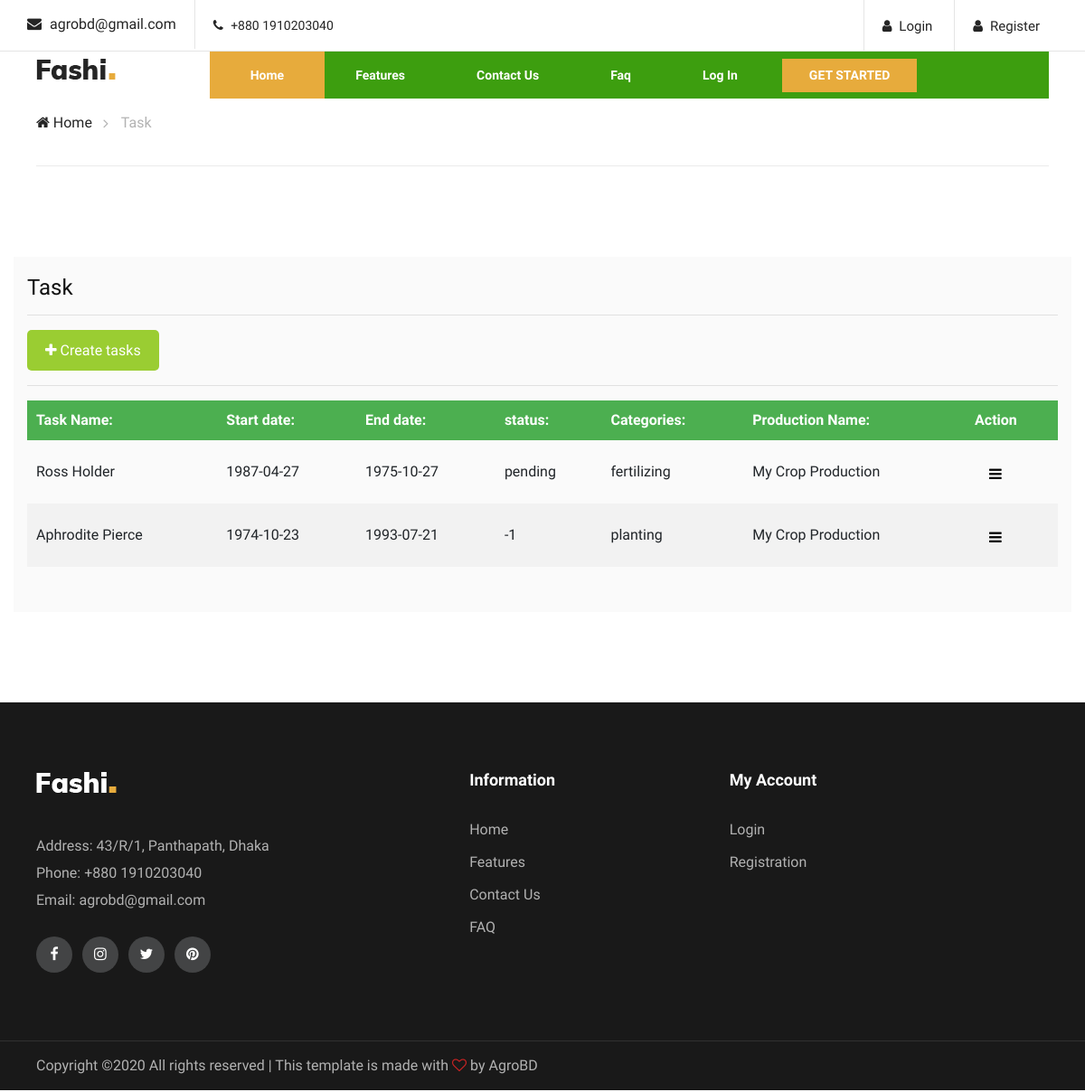
Before: /tasks_show.php with the older database file.
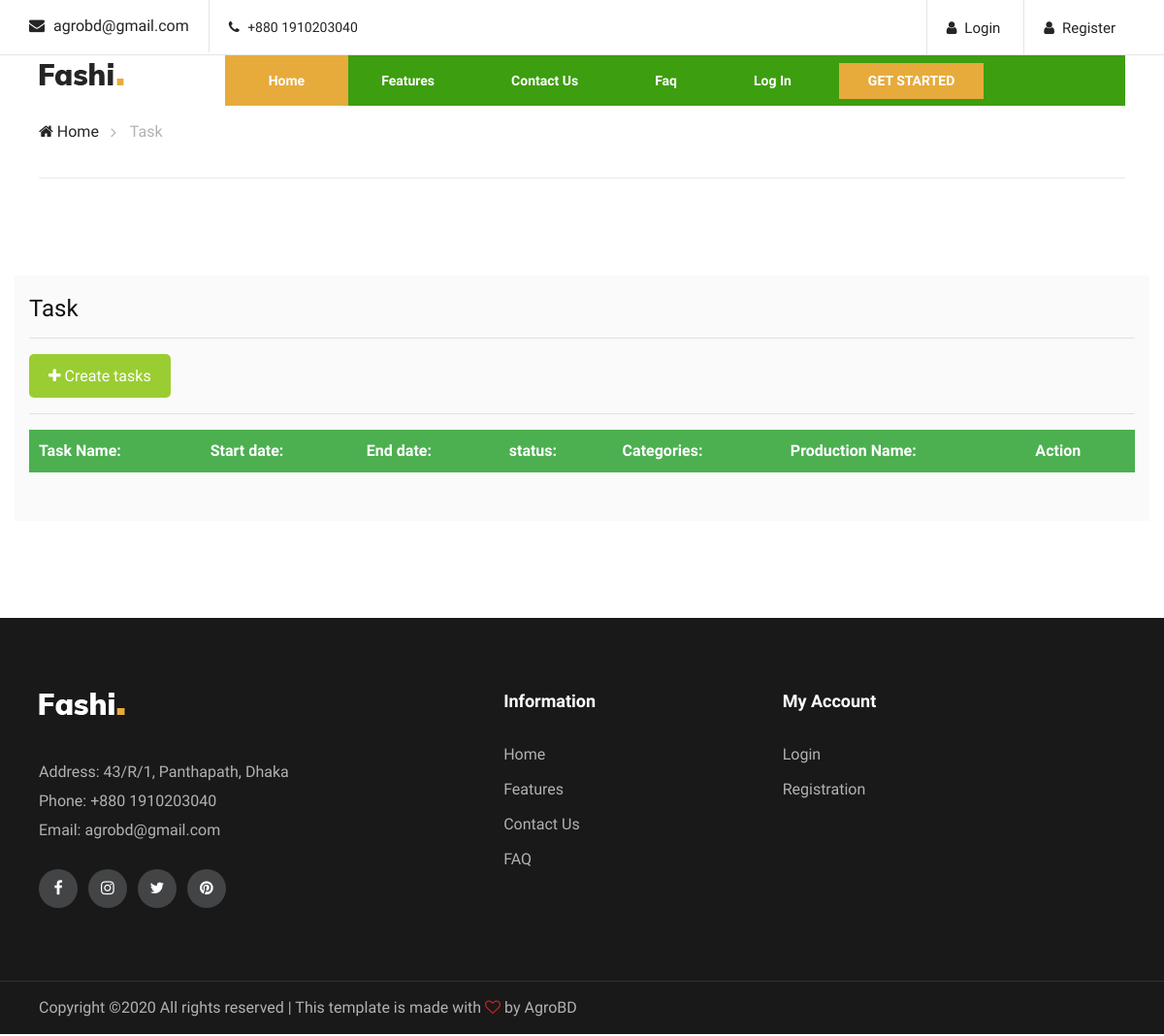
After: the same page with the newer database file.
### tables this page shows
CREATE TABLE `tasks` (
  `task_id` int(11) NOT NULL,
  `task_name` varchar(30) NOT NULL,
  `start_date` date NOT NULL,
  `end_date` date NOT NULL,
  `status` varchar(12) NOT NULL,
  `categories` varchar(20) NOT NULL,
  `cropProduction_id` int(11) NOT NULL,
  `uid` int(11) NOT NULL,
  `created_at` timestamp NOT NULL DEFAULT current_timestamp() ON UPDATE current_timestamp()
);

CREATE TABLE `crop_productions` (
  `cropProduction_id` int(11) NOT NULL,
  `cropProduction_name` varchar(30) NOT NULL,
  `crop_name` varchar(30) NOT NULL,
  `location` varchar(50) NOT NULL,
  `uid` int(11) NOT NULL,
  `created_at` timestamp NOT NULL DEFAULT current_timestamp() ON UPDATE current_timestamp()
);

### tasks_show.php (the view, shortened to what this page needs)
<?php include'includes/head.php';
include'includes/navbar.php';
$conn = connect();
?>
</head>
<body>
    <div class="breacrumb-section">
        <div class="container">
            <div class="row">
                <div class="col-lg-12">
                    <div class="breadcrumb-text">
                        <a href="index"><i class="fa fa-home"></i> Home</a>
                        <span>Task</span>
                    </div>
                </div>
            </div>
        </div>
    </div>
    <section class="homenav">
        <div class="container production_box">
            <div class="">
                <h4>Task</h4>
                <hr>
                <div class="">
                    <button id="myBtn" style="float: none;"><i class="fa fa-plus" aria-hidden="true"></i> Create
                        tasks</button>
                    <hr>
                    <table id="example" class="display">
                        <thead>
                            <tr>
                                <th>Task Name:</th>
                                <th>Start date: </th>
                                <th>End date:</th>
                                <th>status: </th>
                                <th>Categories:</th>
                                <th>Production Name:</th>
                                <th>Action</th>
                            </tr>
                        </thead>
                        <tbody>
                            <?php
                            $sql= "SELECT * FROM tasks as t, crop_productions as c WHERE t.cropProduction_id = c.cropProduction_id";
                            $result = $conn->query($sql);
                                while ($row = $result-> fetch_assoc()):
                            ?>
                            <tr>
                                <td><?php echo $row["task_name"]; ?></td>
                                <td><?php echo $row["start_date"]; ?></td>
                                <td><?php echo $row["end_date"]; ?></td>
                                <td><?php echo $row["status"]; ?></td>
                                <td><?php echo $row["categories"]; ?></td>
                                <td><?php echo $row["cropProduction_name"]; ?></td>
                                <td>
                                    <div class="dropdown">
                                        <button class="dropbtn"><i class="fa fa-bars"></i></button>
                                    </div>
                                </td>
                            </tr>
                            <?php endwhile;?>
                        </tbody>
                    </table>
                </div>
            </div>
    </section>
    <?php
        include'includes/footer.php';
    ?>
</body>
</html>

### includes/head.php (shortened to what this page needs)
<!DOCTYPE html>
<html lang="eng">
<head>
  <link rel="stylesheet" href="css/bootstrap.min.css" type="text/css">
  <link rel="stylesheet" href="css/font-awesome.min.css" type="text/css">
  <link rel="stylesheet" href="css/themify-icons.css" type="text/css">
  <link rel="stylesheet" href="css/elegant-icons.css" type="text/css">
  <link rel="stylesheet" href="css/owl.carousel.min.css" type="text/css">
  <link rel="stylesheet" href="css/nice-select.css" type="text/css">
  <link rel="stylesheet" href="css/jquery-ui.min.css" type="text/css">
  <link rel="stylesheet" href="css/slicknav.min.css" type="text/css">
  <link rel="stylesheet" href="css/style.css" type="text/css">
  <link rel="stylesheet" type="text/css" href="https://cdn.datatables.net/1.10.22/css/jquery.dataTables.min.css">
  <link rel="stylesheet" type="text/css"
    href="https://cdnjs.cloudflare.com/ajax/libs/bootstrap-sweetalert/1.0.1/sweetalert.css">

### includes/navbar.php (shortened to what this page needs)
<header class="header-section">
    <div class="header-top">
        <div class="container">
            <div class="ht-left">
                <div class="mail-service">
                    <i class=" fa fa-envelope"></i>
                    agrobd@gmail.com
                </div>
                <div class="phone-service">
                    <i class=" fa fa-phone"></i>
                    +880 1910203040
                </div>
            </div>
            <div class="ht-right">
                <?php if(isset($_SESSION['isLoggedIn'])){?>
                <a href="logout" class="login-panel"><i class="fa fa-sign-out"></i>Logout</a>
                <a href="index" class="login-panel"><i class="fa fa-user"></i><?=$_SESSION['name']?></a>
                <?php }else{ ?>
                <a href="login" class="login-panel"><i class="fa fa-user"></i>Login</a>
                <a href="register" class="reg-panel"><i class="fa fa-user"></i>Register</a>
                <?php } ?>
            </div>
        </div>
    </div>
    <div class="container">
        <div class="inner-header">
            <div class="row">
                <div class="col-lg-2 col-md-2">
                    <div class="logo">
                        <a href="./index">
                            <img src="img/logo.png" alt="">
                        </a>
                    </div>
                </div>
                <div class="col-lg-10 col-md-10">
                    <div class="nav-item">
                        <div class="container">
                            <nav class="nav-menu mobile-menu">
                                <ul>
                                    <?php if(isset($_SESSION['isLoggedIn'])){?>
                                    <li class="active"><a href="index.php">Home</a></li>
                                    <li><a href="contact">Contact Us</a></li>
                                    <li><a href="seasonplan">Season Plan</a></li>
                                    <li><a href="cropplant">Create Production</a></li>
                                    <?php }else{ ?>
                                    <li class="active"><a href="index.php">Home</a></li>
                                    <li><a href="#feature">Features</a></li>
                                    <li><a href="contact_us">Contact Us</a></li>
                                    <li><a href="faq">Faq</a></li>
                                    <li><a href="login.php">Log In</a></li>
                                    <a href="register.php" class="nav-primary-btn">Get Started</a>
                                    <?php } ?>
                                </ul>
                            </nav>
                        </div>
                    </div>
                </div>
            </div>
        </div>
    </div>
</header>

### includes/footer.php (shortened to what this page needs)
<footer class="footer-section">
    <div class="container">
        <div class="row">
            <div class="col-lg-4 col-md-5">
                <div class="footer-left">
                    <div class="footer-logo">
                        <a href="index"><img src="img/footer-logo.png" alt=""></a>
                    </div>
                    <ul>
                        <li>Address: 43/R/1, Panthapath, Dhaka</li>
                        <li>Phone: +880 1910203040</li>
                        <li>Email: agrobd@gmail.com</li>
                    </ul>
                    <div class="footer-social">
                        <a href="#"><i class="fa fa-facebook"></i></a>
                        <a href="#"><i class="fa fa-instagram"></i></a>
                        <a href="#"><i class="fa fa-twitter"></i></a>
                        <a href="#"><i class="fa fa-pinterest"></i></a>
                    </div>
                </div>
            </div>
            <div class="col-lg-3 col-md-3 offset-lg-1 offset-md-1">
                <div class="footer-widget">
                    <h5>Information</h5>
                    <ul>
                        <li><a href="index">Home</a></li>
                        <li><a href="index">Features</a></li>
                        <li><a href="">Contact Us</a></li>
                        <li><a href="faq">FAQ</a></li>
                    </ul>
                </div>
            </div>
            <div class="col-lg-4 col-md-3">
                <div class="footer-widget">
                    <h5>My Account</h5>
                    <ul>
                        <li><a href="login">Login</a></li>
                        <li><a href="register">Registration</a></li>
                    </ul>
                </div>
            </div>
        </div>
    </div>
    <div class="copyright-reserved">
        <div class="container">
            <div class="row">
                <div class="col-lg-12">
                    <div class="copyright-text">
                        Copyright &copy; All rights reserved | This template is made with <i class="fa fa-heart-o"
                            aria-hidden="true"></i> by <a href="https://colorlib.com" target="_blank">AgroBD</a>
                    </div>
                </div>
            </div>
        </div>
    </div>
</footer>

Changed rows visible on the page:
removed tasks: task_name "Ross Holder", start_date "1987-04-27", end_date "1975-10-27", status "pending", categories "fertilizing", cropProduction.cropProduction_name "My Crop Production"
removed tasks: task_name "Aphrodite Pierce", start_date "1974-10-23", end_date "1993-07-21", status "-1", categories "planting", cropProduction.cropProduction_name "My Crop Production"
